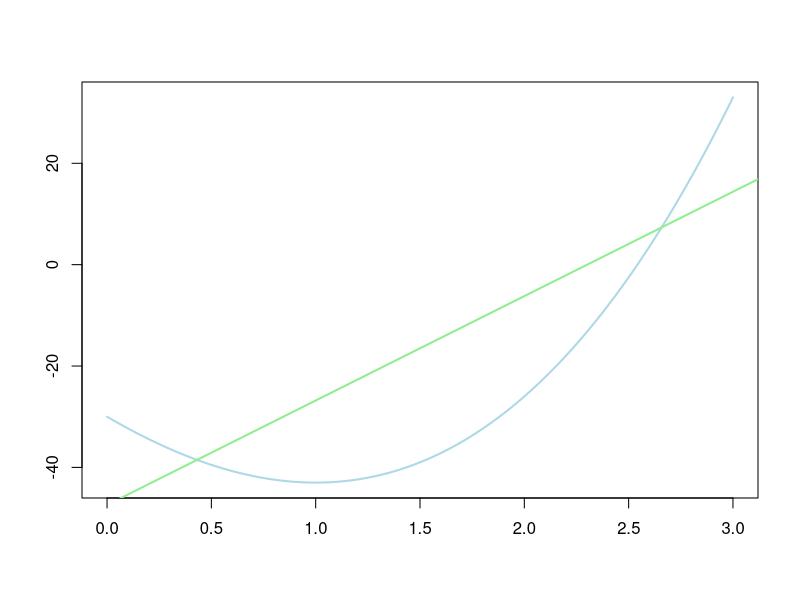

Here is the R script that generated this plot:
## ---- chunk 1
knitr::opts_chunk$set(echo = TRUE, comment = NA)
options(digits = 5)
## ---- chunk 2
x <- 0:3
x
## ---- chunk 3
f <- function(x)
{
  2*x^3 + 9*x^2 -24*x -30
}
## ---- chunk 4
y <- f(x)
y
## ---- chunk 5
xy <- x * y
xy
## ---- chunk 6
x_sq <- x^2
x_sq
## ---- chunk 7
sum(x)
sum(y)
sum(xy)
sum(x_sq)
sum(x^2)
sum(x)^2
## ---- chunk 8
lm(y~x)
## ---- chunk 9
x_for_plot <- seq(0,3,0.01)
## ---- chunk 10
plot(f(x_for_plot)~x_for_plot, type = "l", lwd = 2, col = "lightblue",
     xlab = "", ylab = "")
abline(lm(y~x), col = "lightgreen", lwd = 2)
## ---- chunk 11
a <- 0
b <- 3
d <- 0.1
## ---- chunk 12
u1 <- (a+b-d)/2
u1
## ---- chunk 13
u2 <- (a+b+d)/2
u2
## ---- chunk 14
f(u1)
f(u2)
## ---- chunk 15
a1 <- a
b1 <- u2
## ---- chunk 16
u3 <- (a1+b1-d)/2
u3
## ---- chunk 17
u4 <- (a1+b1+d)/2
u4
## ---- chunk 18
f(u3)
f(u4)
## ---- chunk 19
a <- 0
b <- 3
## ---- chunk 20
u1 <- a + (3- sqrt(5))/2 * (b-a)
u1
## ---- chunk 21
u2 <- a + (sqrt(5) - 1)/2 * (b-a)
u2
## ---- chunk 22
f(u1)
f(u2)
## ---- chunk 23
(a2 <- a)
(b2 <- u2)
(u2_tmp <- u2)
## ---- chunk 24
u3 <- a2 + (sqrt(5)-1)/2 * (b2-a2)
u3
## ---- chunk 25
f(u2_tmp)
f(u3)
## ---- chunk 26
u0 <- 1.5
h <- 0.2
## ---- chunk 27
f(u0)
## ---- chunk 28
u1 <- u0 + h
u1
## ---- chunk 29
f(u1)
## ---- chunk 30
u2 <- u0 + 2^(2-1) * h
u2
## ---- chunk 31
f(u2)
## ---- chunk 32
check_convex <- function(x1,x2,x3, f)
{
  chk1 <- (x1 < x2) & (x2 < x3)
  chk2 <- f(x1) >= f(x2)
  chk3 <- f(x2) <= f(x3)
  chk4 <- (f(x1) + f(x3)) > 2*f(x2)
  return(c(chk1 , chk2 , chk3 , chk4))
}
## ---- chunk 33
check_convex(u0,u1,u2,f)
## ---- chunk 34
u3 <- u0 + 2^(3-1) * h
u3
## ---- chunk 35
check_convex(u1,u2,u3, f)
## ---- chunk 36
u4 <- u0 + 2^(4-1) * h
u4
## ---- chunk 37
w <- b
f(w)
## ---- chunk 38
min(f(w), f(u0), f(u1), f(u2), f(u3))
## ---- chunk 39
a0 <- 0
b0 <- 3
## ---- chunk 40
f_d <- function(x)
{
  6*x^2+18*x-24
}
## ---- chunk 41
f_d(a0)
f_d(b0)
## ---- chunk 42
c0 <- (a+b)/2
c0
## ---- chunk 43
f_d(c0)
## ---- chunk 44
(a1 <- a0)
(b1 <- c0)
## ---- chunk 45
c1 <- (a1+b1)/2
c1
## ---- chunk 46
f_d(c1)
## ---- chunk 47
(a2 <- c1)
(b2 <- b1)
## ---- chunk 48
c2 <- (a2+b2)/2
c2
## ---- chunk 49
f(c2)
## ---- chunk 50
a0 <- 0
b0 <- 3
## ---- chunk 51
f_d <- function(x)
{
  6*x^2+18*x-24
}
## ---- chunk 52
f_d(a0)
f_d(b0)
## ---- chunk 53
ck <- function(a,b,fd)
{
  (fd(b)*a - fd(a)*b)/(fd(b) - fd(a))
}
## ---- chunk 54
(c0 <- ck(a0,b0,f_d))
## ---- chunk 55
f_d(c0)
## ---- chunk 56
a1 <- c0
b1 <- b0
c1 <- ck(a1,b1,f_d)
c1
## ---- chunk 57
f_d(c1)
## ---- chunk 58
a2 <- c1
b2 <- b1
c2 <- ck(a2,b2,f_d)
c2
f(c2)
## ---- chunk 59
f_2d <- function(x)
{
  12*x+18
}
## ---- chunk 60
x0 <- 2
## ---- chunk 61
x1 <- x0 - f_d(x0) / f_2d(x0)
x1
## ---- chunk 62
x2 <- x1 - f_d(x1) / f_2d(x1)
x2
f(x2)
